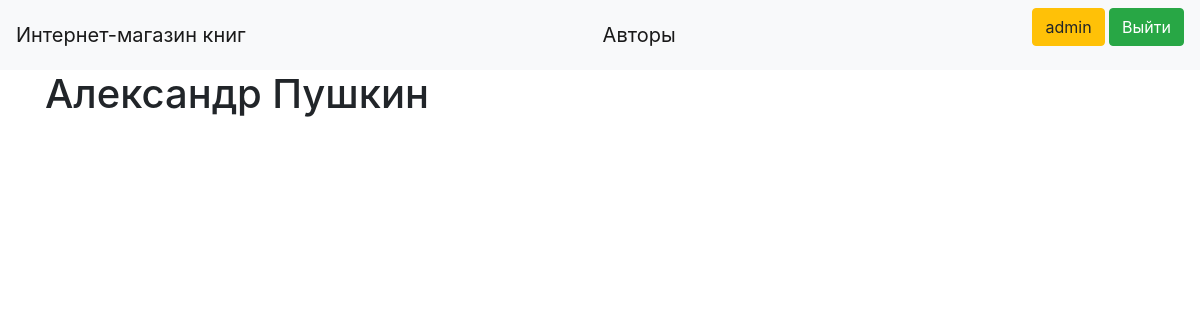
The app's page /books/6 (signed in), older data.
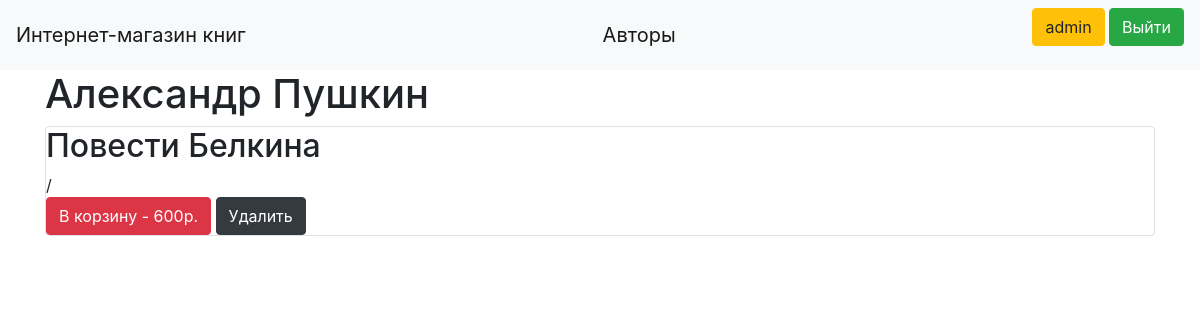
The same page, newer data.
### data/users.py (models this page shows, shortened)
class User(SqlAlchemyBase, UserMixin, SerializerMixin):
    __tablename__ = 'users'
    id = sqlalchemy.Column(sqlalchemy.Integer, primary_key=True, autoincrement=True)
    name = sqlalchemy.Column(sqlalchemy.String, nullable=True)
    phone = sqlalchemy.Column(sqlalchemy.Integer, unique=True, nullable=True)
    hashed_password = sqlalchemy.Column(sqlalchemy.String, nullable=True)
    shopping_cart = sqlalchemy.Column(sqlalchemy.String, nullable=True)

### data/author.py (models this page shows)
class Author(SqlAlchemyBase, SerializerMixin):
    __tablename__ = 'author'
    id = sqlalchemy.Column(sqlalchemy.Integer, primary_key=True, autoincrement=True)
    name = sqlalchemy.Column(sqlalchemy.String, nullable=True)
    books = orm.relation("Books", back_populates='author')

### data/books.py (models this page shows)
class Books(SqlAlchemyBase, SerializerMixin):
    __tablename__ = 'books'
    id = sqlalchemy.Column(sqlalchemy.Integer, primary_key=True, autoincrement=True)
    title = sqlalchemy.Column(sqlalchemy.String, nullable=True)
    description = sqlalchemy.Column(sqlalchemy.String, nullable=True)
    price = sqlalchemy.Column(sqlalchemy.Integer, nullable=True)
    count = sqlalchemy.Column(sqlalchemy.Integer, nullable=True)
    author_id = sqlalchemy.Column(sqlalchemy.Integer, sqlalchemy.ForeignKey("author.id"))
    author = orm.relation('Author')

### main.py (the view)
@app.route('/books/<int:id>')
def show_books(id):
    session = db_session.create_session()
    books = session.query(Books).filter(Books.author_id == id)
    author = session.query(Author).filter(Author.id == id).first()
    author = author.name
    return render_template("books.html", author=author, books=books)

### data/db_session.py (called while the page is built)
def create_session() -> Session:
    global __factory
    return __factory()

### main.py (called while the page is built)
@login_manager.user_loader
def load_user(user_id):
    session = db_session.create_session()
    return session.query(User).get(user_id)

### templates/books.html
{% extends "base.html" %}
{% block content %}
<h1>{{ author }}</h1>
{% for item in books%}
{% if item.count != 0 %}
<div class="col-md6 border rounded">
    <h2>{{item.title}}</h2>
    <div>
        {{item.description}}
    </div>
    {% if current_user.is_authenticated %}
    <div>
        <a class="btn btn-danger" href="/add_books/{{ item.id }}">В корзину - {{item.price}}р.</a>
        {% if current_user.id == 1 %}
        <a class="btn btn-dark" href="/delete_book_from_db/{{ item.id }}">Удалить</a>
        {% endif %}
    </div>
    {% endif %}
</div>
{% endif %}
{% endfor %}
{% endblock %}

### templates/base.html (shortened to what this page needs)
<!doctype html>
<html lang="en">
<head>
    <link rel="stylesheet"
          href="https://stackpath.bootstrapcdn.com/bootstrap/4.4.1/css/bootstrap.min.css"
>
</head>
<body>
<header>
    <nav class="navbar navbar-light bg-light">
        <a class="navbar-brand" href="/">Интернет-магазин книг</a>
        <a class="navbar-brand" href="/list_of_authors">Авторы</a>
        {% if current_user.is_authenticated %}
        <p>
            <a class="btn btn-warning" href="/shopping_cart">{{ current_user.name }}</a>
            <a class="btn btn-success" href="/logout">Выйти</a>
        </p>
        {% else %}
        <p>
            <a class="btn btn-primary " href="/register">Зарегистрироваться</a>
            <a class="btn btn-success" href="/login">Войти</a>
        </p>
        {% endif %}
    </nav>
</header>
<main role="main" class="container">
    {% block content %}{% endblock %}
</main>
</body>
</html>

Row changes from the older to the newer data that the page shows:
added Books: title "Повести Белкина", description "/", price "600"
